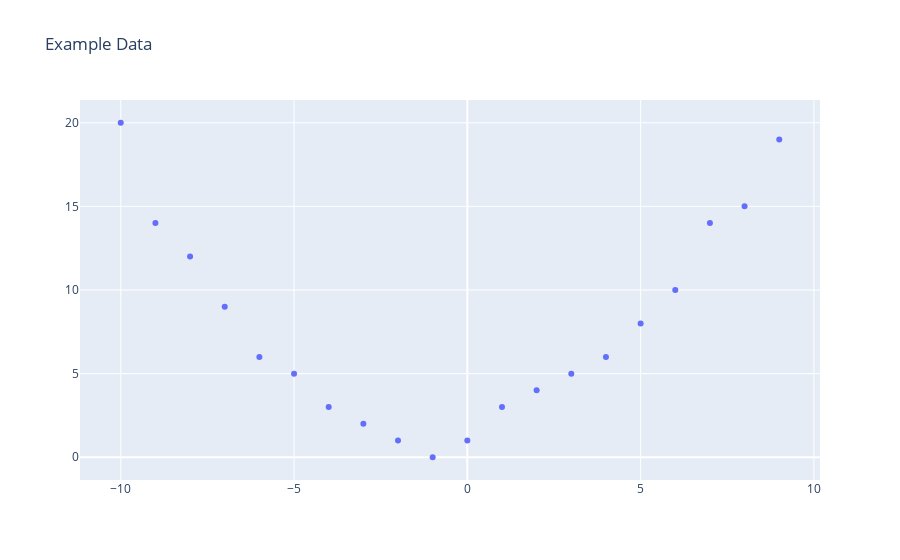

Source (notebook cell):
### Code cell
fig = go.Figure()
fig.add_trace(go.Scatter(x=x, y=y,
                    mode='markers',
                    name='Data'))
fig.update_layout(title=dict(text='Example Data'))
fig.show()

### Figure 1 — Plotly figure (JSON) as saved in the notebook; plotly's stock layout.template omitted (floating-point values rounded to 4 significant figures)
{"data": [{"mode": "markers", "name": "Data", "type": "scatter", "x": [-10, -9, -8, -7, -6, -5, -4, -3, -2, -1, 0, 1, 2, 3, 4, 5, 6, 7, 8, 9], "y": [20, 14, 12, 9, 6, 5, 3, 2, 1, 0, 1, 3, 4, 5, 6, 8, 10, 14, 15, 19]}], "layout": {"title": {"text": "Example Data"}}}
